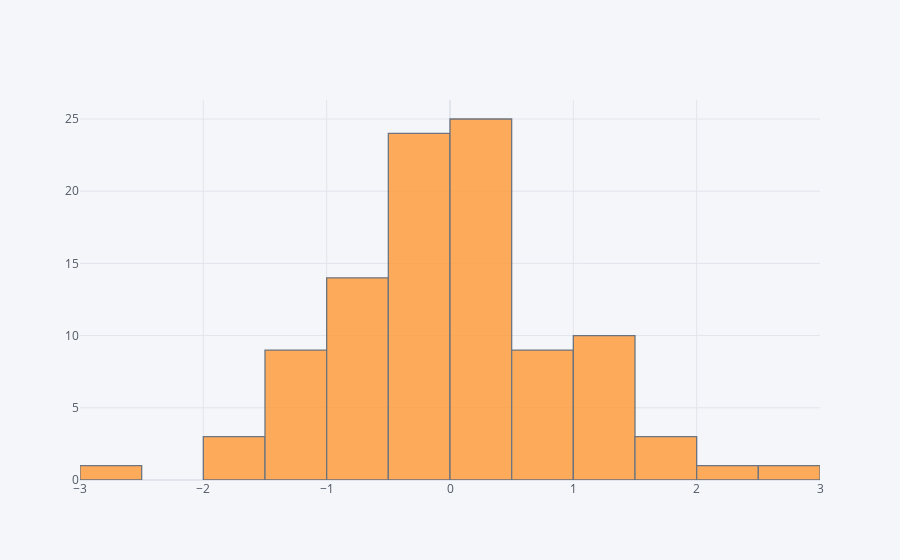

The cell this chart's notebook holds for it:
### Markdown cell above
<a id='histogram'></a>
## Histogram

### Code cell
df['A'].iplot(kind = 'hist', bins = 25)

### Figure 1 — Plotly figure (JSON) as saved in the notebook; plotly's stock layout.template omitted (floating-point values rounded to 4 significant figures)
{"data": [{"histfunc": "count", "histnorm": "", "marker": {"color": "rgba(255, 153, 51, 1.0)", "line": {"color": "#4D5663", "width": 1.3}}, "name": "A", "nbinsx": 25, "opacity": 0.8, "orientation": "v", "type": "histogram", "x": [1.045, 1.401, 0.2778, -1.041, 0.00636, 0.124, 1.499, -1.935, 0.3578, -0.3473, -1.337, 0.5092, 1.683, 0.1054, -2.514, -0.7889, -0.07939, 1.058, -0.3075, -0.9735, -0.7607, 0.02118, -1.757, -0.9513, 0.2763, 1.08, 0.08604, 0.1758, -0.9835, 1.232, -0.3843, -1.388, -0.9125, -0.06794, -1.002, -0.5096, -0.2145, -0.1943, -0.06819, -0.119, -0.6495, 0.06269, 0.7861, -0.02467, -1.04, 1.961, -0.7518, -1.045, 0.0836, -0.04482, -1.858, -0.3215, 1.274, -0.06812, 0.05566, -0.9692, 0.3829, -0.2831, 2.763, -0.2431, 0.6896, -0.9595, -0.3653, 0.6371, -0.8755, -0.3281, -0.2598, -0.02807, 1.774, 0.223, 0.3249, 0.5769, -0.3559, -0.3096, 0.6877, 0.473, -1.376, -0.361, 0.5562, 1.258, 0.4538, 1.214, 0.5733, 2.362, 0.3098, -1.31, -0.3006, 0.4473, 0.4541, 1.02, -1.088, 0.2876, 0.1052, -0.579, 0.1027, 0.03962, -0.3224, 0.4844, 0.855, -0.5909]}], "layout": {"barmode": "overlay", "legend": {"bgcolor": "#F5F6F9", "font": {"color": "#4D5663"}}, "paper_bgcolor": "#F5F6F9", "plot_bgcolor": "#F5F6F9", "title": {"font": {"color": "#4D5663"}}, "xaxis": {"gridcolor": "#E1E5ED", "showgrid": true, "tickfont": {"color": "#4D5663"}, "title": {"font": {"color": "#4D5663"}, "text": ""}, "zerolinecolor": "#E1E5ED"}, "yaxis": {"gridcolor": "#E1E5ED", "showgrid": true, "tickfont": {"color": "#4D5663"}, "title": {"font": {"color": "#4D5663"}, "text": ""}, "zerolinecolor": "#E1E5ED"}}}
